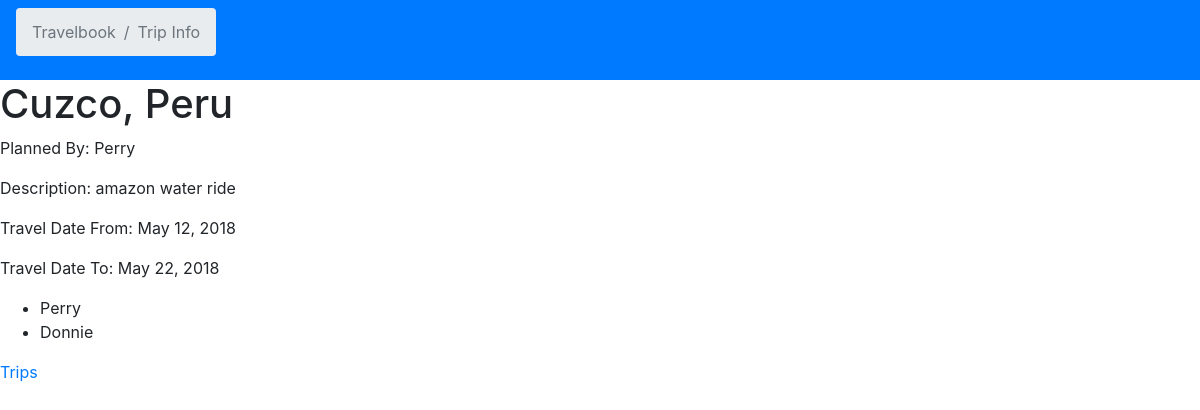
The app's page /destination/3 with its own data.
### pythonExamApp/models.py (models this page shows)
class Vacations(models.Model):
    Name = models.CharField(max_length=255)
    TravelStart = models.CharField(max_length=255)
    TravelEnd = models.CharField(max_length=255)
    Plan = models.TextField()
    Traveler = models.ForeignKey(User, related_name= "PlacesToVisit", on_delete = models.CASCADE)
    PossibleTrips = models.ManyToManyField(User, related_name= "possible_places")
    created_at = models.DateTimeField(auto_now_add=True)
    updated_at = models.DateTimeField(auto_now=True)
    objects = VacationsManager()

class User(models.Model):
    Name = models.CharField(max_length=255)
    Username = models.CharField(max_length=255)
    Password = models.CharField(max_length=255)
    created_at = models.DateTimeField(auto_now_add=True)
    updated_at = models.DateTimeField(auto_now=True)
    objects = UserManager()

### pythonExamApp/views.py (the view)
# urls.py: path("destination/<tripID>", views.tripdetails),
def tripdetails(request, tripID):
    context = {
        'trip2show' : Vacations.objects.get(id= tripID)
    }
    return render(request, "tripinfo.html", context)

### pythonExamApp/templates/tripinfo.html (shortened to what this page needs)
<!DOCTYPE html>
<html lang="en">
<head>
    <link rel="stylesheet" href="https://cdn.jsdelivr.net/npm/bootstrap@4.5.3/dist/css/bootstrap.min.css">
    <nav aria-label="breadcrumb"class="navbar navbar-dark bg-primary" >
        <ol class="breadcrumb">
        <li class="breadcrumb-item active" aria-current="page">Travelbook</li>
        <li class="breadcrumb-item active" aria-current="page">Trip Info</li>
        </ol>
    </nav>
</head>
<body>
    <h1>{{trip2show.Name}}</h1>
    <p>Planned By: {{trip2show.Traveler.Name}}</p>
    <p>Description: {{trip2show.Plan}}</p>
    <p>Travel Date From: {{trip2show.TravelStart}}</p>
    <p>Travel Date To: {{trip2show.TravelEnd}}</p>
    <ul>
        {% for user in trip2show.PossibleTrips.all %}
        <li>{{user.Name}}</li>
        {% endfor %}
    </ul>
    <a href="/travels">Trips</a>
</body>
</html>

### records on screen
Vacations: Name "Cuzco, Peru", Traveler.Name "Perry", Plan "amazon water ride", TravelStart "May 12, 2018", TravelEnd "May 22, 2018"
User: Name "Perry"
User: Name "Donnie"
